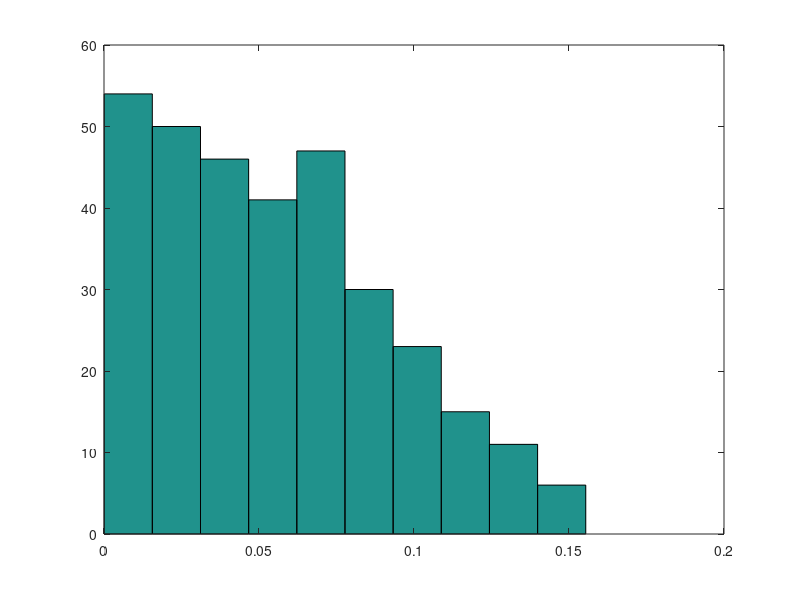
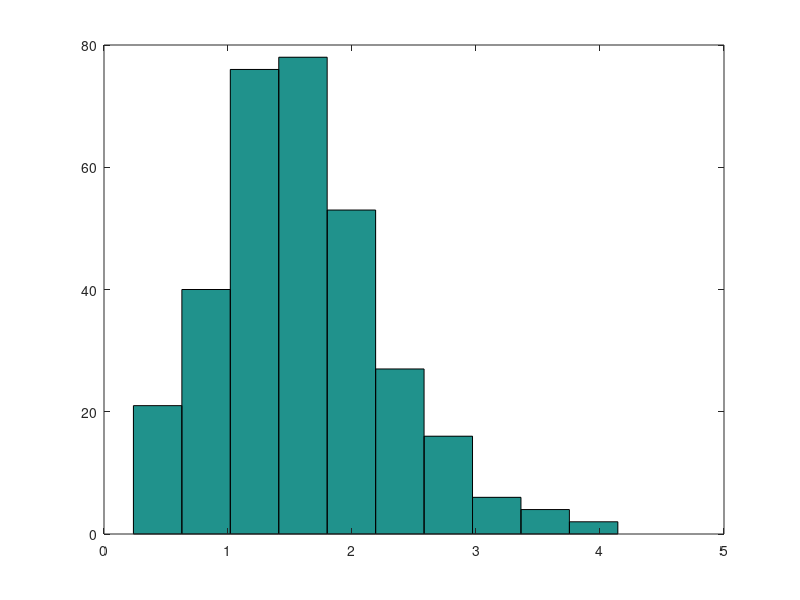

These charts were generated, in order, by the following MATLAB code: (Note: this script raises an error after producing the figures.)

lambda=2;
% g=2*(x./lambda^2).*exp(-(x/lambda).^2);
% plot(x,g)
xs=sqrt(2);
A=2*sqrt(2)*pi*xs*exp(-xs^2/4);
%%
N=1e4;

X=real(sqrt(-lambda^2*log(-(rand(N,1))))); % Does the A fit here? or can we treat it later?
X=real(2*sqrt(-log(-(rand(N,1)))));
% X=A*(sqrt(-lambda^2*log(-rand(N,1)))); % generate exponential samples
U=rand(N,1).*X;
p=sqrt(2)*pi*X.^2.*exp(-(X.^2/2));
% z=zeros(size(U));
% z(A*U<=p)=1;
% Accepted=U.*z;
Accepted=U(A.*U<=p);
X_accepted=X(A.*U<=p);
Accepted(Accepted==0)=[];
% figure(4)
% hist(Accepted)
s=length(Accepted);
sample2=sqrt(randn(s,1).^2+randn(s,1).^2+randn(s,1).^2);
h=kstest2(Accepted,sample2)
hist(Accepted)
figure(2),hist(sample2)
% figure(2)
% scatter(X,abs(Accepted));
% lalu=abs(Accepted);
% 
% figure(3)
% scatter(X,p)
% hold on
% scatter(X,U)

%% KS tests multiple times
M=1e4;
times=1e2;
fail=0;
for i=1:times
[samples] = lastname_firstname_hw2_prob1(M);
sample2=sqrt(randn(M,1).^2+randn(M,1).^2+randn(M,1).^2);

h=kstest2(samples,sample2);
if h==1
    fail=fail+1;
end
end
fail
% hist(sample2);
% figure,hist(sample)
